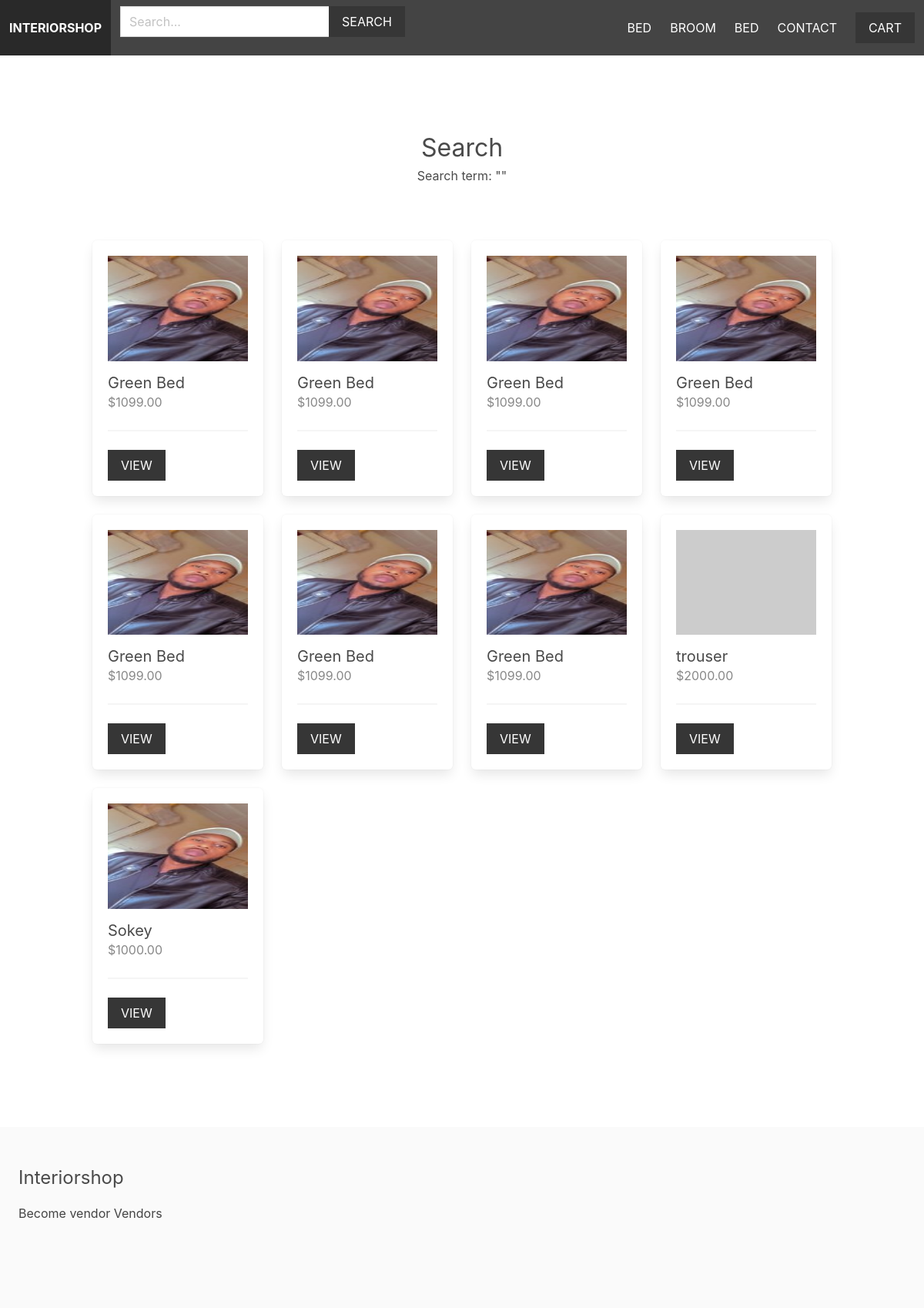
The app's page /search/ with its own data.
### apps/product/models.py (models this page shows, shortened)
class Category(models.Model):
    title = models.CharField(max_length=255)
    slug = models.SlugField(max_length=255)
    ordering = models.IntegerField(default=0)
    class Meta:
        ordering = ['ordering']

class Product(models.Model):
    category = models.ForeignKey(Category, related_name='products', on_delete=models.CASCADE)
    vendor = models.ForeignKey(Vendor, related_name='products', on_delete=models.CASCADE)
    title = models.CharField(max_length=255)
    slug = models.SlugField(max_length=255)
    description = models.TextField(blank=True, null=True)
    price = models.DecimalField(max_digits=6, decimal_places=2)
    date_added = models.DateTimeField(auto_now_add=True)
    image = models.ImageField(upload_to='uploads/', blank=True, null=True)
    thumbnail = models.ImageField(upload_to='uploads/', blank=True, null=True)
    class Meta:
        ordering = ['-date_added']
    def get_thumbnail(self):
        if self.thumbnail:
            return self.thumbnail.url
        else:
            if self.image:
                self.thumbnail = self.make_thumbnail(self.image)
                self.save()
                return self.thumbnail.url
            else:
                return 'https://via.placeholder.com/240x180.jpg'

### apps/product/views.py (the view)
# urls.py: path('search/', views.search, name='search'),
def search(request):
    query = request.GET.get('query', '')
    products = Product.objects.filter(Q(title__icontains=query) | Q(description__icontains=query))
    return render(request, 'product/search.html', {'products': products, 'query': query})

### apps/cart/cart.py (called while the page is built)
    def __len__(self):
        return sum(item['quantity'] for item in self.cart.values())

### apps/cart/context_processors.py (called while the page is built)
def cart(request):
    return {'cart': Cart(request)}

### apps/product/context_processors.py (called while the page is built)
def menu_categories(request):
    categories = Category.objects.all()
    return {'menu_categories': categories}

### apps/product/templates/product/search.html (shortened to what this page needs)
{% extends 'core/base.html' %}
{% block content %}
    <div class="columns is-multiline mb-6">
        <div class="column is-12 has-text-centered mt-6 mb-6">
            <h2 class="is-size-3">Search</h2>
            <h3>Search term: "{{ query }}"</h3>
        </div>
        {% for product in products %}
            {% include 'product/parts/list_item.html' %}
        {% endfor %}
    </div>
{% endblock %}

### apps/core/templates/core/base.html (shortened to what this page needs)
{% load static %}
<html lang="en">
  <head>
    <link
      rel="stylesheet"
      href="https://cdn.jsdelivr.net/npm/bulma@0.9.4/css/bulma.min.css"
    />
    <link rel="stylesheet" href="{% static 'styles/main.css' %}" />
  </head>
  <body>
    <nav class="navbar is-dark">
      <div class="navbar-brand">
        <a href="/" class="navbar-item"><strong>Interiorshop</strong></a>
      </div>
      <div class="navbar-menu" id="main-navbar">
          <div class="navbar-start">
            <div class="navbar-item">
                <form method="get" action="{% url 'search' %}">
                    <div class="field has-addons">
                        <div class="control">
                            <input type="text" class="input" placeholder="Search..." name="query">
                        </div>
                        <div class="control">
                            <button class="button is-dark is-uppercase">Search</button>
                        </div>
                    </div>
                </form>
            </div>
        </div>
        <div class="navbar-end">
          {% for category in menu_categories %}
              <a href="{% url 'category' category.slug %}" class="navbar-item">{{ category.title }}</a>
          {% endfor %}
          <a href="{% url 'contact' %}" class="navbar-item">Contact</a>
          <div class="navbar-item">
            <a href="{% url 'cart' %}" class="button is-dark">Cart{% if cart %} ({{ cart|length }}){% endif %}</a>
          </div>
        </div>
      </div>
    </nav>
    <section class="section">
      <div class="container">{% block content %} {% endblock %}</div>
    </section>
    <footer class="footer">
      <h3 class="is-size-4 mb-4">Interiorshop</h3>
      {% if request.user.is_authenticated %}
      <a href="{% url 'vendor_admin' %}">Vendor admin</a>
      {% else %}
      <a href="{% url 'become_vendor' %}">Become vendor</a>
      {% endif %}
      <a href="{% url 'vendors' %}">Vendors</a>
    </footer>
  </body>
</html>

### apps/product/templates/product/parts/list_item.html
<div class="column is-3 product-list-item">
    <div class="box">
        <figure class="image is-4by3 mb-4">
            <img src="{{ product.get_thumbnail }}">
        </figure>
        <h2 class="subtitle">{{ product.title }}</h2>
        <h3 class="price is-size-6 mb-5">${{ product.price }}</h3>
        <hr>
        <a href="{% url 'product' product.category.slug product.slug %}" class="button is-dark is-uppercase">View</a>
    </div>
</div>

### static/styles/main.css (style rules this page uses)
.navbar { text-transform: uppercase; }
.navbar.is-dark { background: #444; }
.footer a { margin-bottom: 15px; display: inline-block; color: #444; }
.input, .button { border-radius: 0; }
.product-list-item .box .subtitle { margin-bottom: 0; }
.product-list-item .box .price { color: #888; }

### records on screen
Category: title "BED"
Category: title "BROOM"
Category: title "BED"
Product: get_thumbnail (picture), title "Green Bed", price "1099.00"
Product: get_thumbnail (picture), title "Green Bed", price "1099.00"
Product: get_thumbnail (picture), title "Green Bed", price "1099.00"
Product: get_thumbnail (picture), title "Green Bed", price "1099.00"
Product: get_thumbnail (picture), title "Green Bed", price "1099.00"
Product: get_thumbnail (picture), title "Green Bed", price "1099.00"
Product: get_thumbnail (picture), title "Green Bed", price "1099.00"
Product: title "trouser", price "2000.00"
Product: get_thumbnail (picture), title "Sokey", price "1000.00"
